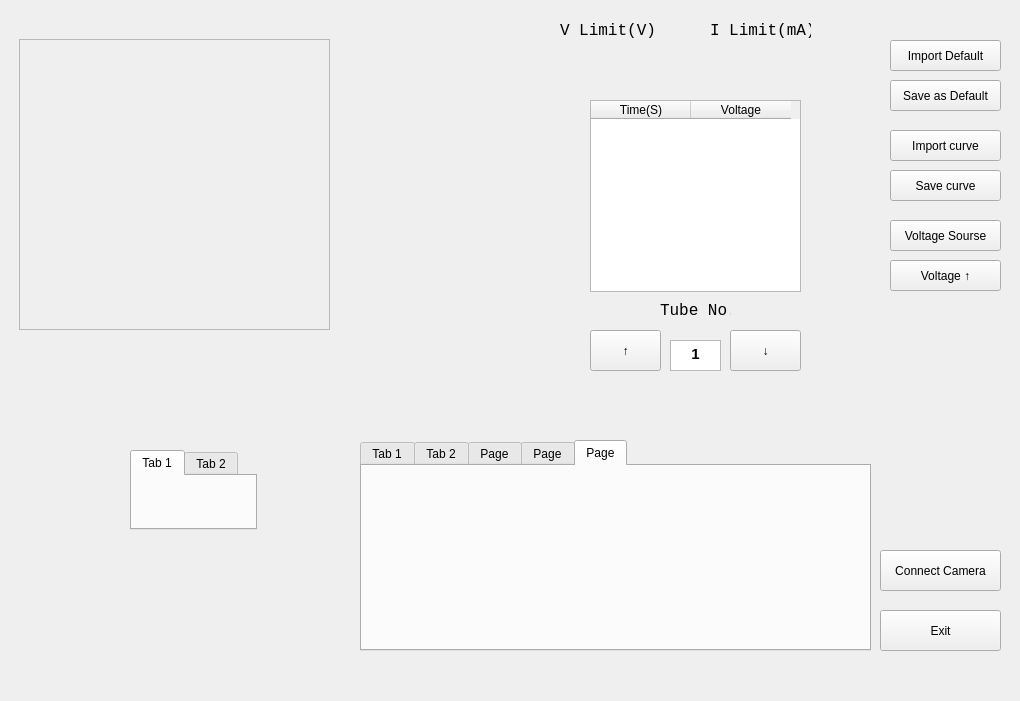
<?xml version="1.0" encoding="UTF-8"?>
<ui version="4.0">
 <class>Form</class>
 <widget class="QWidget" name="Form">
  <property name="geometry">
   <rect>
    <x>0</x>
    <y>0</y>
    <width>1020</width>
    <height>701</height>
   </rect>
  </property>
  <property name="windowTitle">
   <string>Form</string>
  </property>
  <widget class="QFrame" name="V">
   <property name="geometry">
    <rect>
     <x>19</x>
     <y>39</y>
     <width>311</width>
     <height>291</height>
    </rect>
   </property>
   <property name="frameShape">
    <enum>QFrame::StyledPanel</enum>
   </property>
   <property name="frameShadow">
    <enum>QFrame::Raised</enum>
   </property>
  </widget>
  <widget class="QWidget" name="verticalLayoutWidget">
   <property name="geometry">
    <rect>
     <x>560</x>
     <y>50</y>
     <width>131</width>
     <height>41</height>
    </rect>
   </property>
   <layout class="QVBoxLayout" name="verticalLayout"/>
  </widget>
  <widget class="QWidget" name="verticalLayoutWidget_2">
   <property name="geometry">
    <rect>
     <x>710</x>
     <y>50</y>
     <width>131</width>
     <height>41</height>
    </rect>
   </property>
   <layout class="QVBoxLayout" name="verticalLayout_2"/>
  </widget>
  <widget class="QTabWidget" name="tabWidget">
   <property name="geometry">
    <rect>
     <x>360</x>
     <y>440</y>
     <width>511</width>
     <height>211</height>
    </rect>
   </property>
   <property name="currentIndex">
    <number>4</number>
   </property>
   <widget class="QWidget" name="tab">
    <attribute name="title">
     <string>Tab 1</string>
    </attribute>
   </widget>
   <widget class="QWidget" name="tab_2">
    <attribute name="title">
     <string>Tab 2</string>
    </attribute>
   </widget>
   <widget class="QWidget" name="tab_3">
    <attribute name="title">
     <string>Page</string>
    </attribute>
   </widget>
   <widget class="QWidget" name="tab_4">
    <attribute name="title">
     <string>Page</string>
    </attribute>
   </widget>
   <widget class="QWidget" name="tab_5">
    <attribute name="title">
     <string>Page</string>
    </attribute>
   </widget>
  </widget>
  <widget class="QToolButton" name="toolButton">
   <property name="geometry">
    <rect>
     <x>890</x>
     <y>40</y>
     <width>111</width>
     <height>31</height>
    </rect>
   </property>
   <property name="text">
    <string>Import Default</string>
   </property>
  </widget>
  <widget class="QToolButton" name="toolButton_2">
   <property name="geometry">
    <rect>
     <x>890</x>
     <y>80</y>
     <width>111</width>
     <height>31</height>
    </rect>
   </property>
   <property name="text">
    <string>Save as Default</string>
   </property>
  </widget>
  <widget class="QToolButton" name="toolButton_3">
   <property name="geometry">
    <rect>
     <x>890</x>
     <y>130</y>
     <width>111</width>
     <height>31</height>
    </rect>
   </property>
   <property name="text">
    <string>Import curve</string>
   </property>
  </widget>
  <widget class="QToolButton" name="toolButton_4">
   <property name="geometry">
    <rect>
     <x>890</x>
     <y>170</y>
     <width>111</width>
     <height>31</height>
    </rect>
   </property>
   <property name="text">
    <string>Save curve</string>
   </property>
  </widget>
  <widget class="QToolButton" name="toolButton_5">
   <property name="geometry">
    <rect>
     <x>890</x>
     <y>220</y>
     <width>111</width>
     <height>31</height>
    </rect>
   </property>
   <property name="text">
    <string>Voltage Sourse</string>
   </property>
  </widget>
  <widget class="QToolButton" name="toolButton_6">
   <property name="geometry">
    <rect>
     <x>890</x>
     <y>260</y>
     <width>111</width>
     <height>31</height>
    </rect>
   </property>
   <property name="text">
    <string>Voltage ↑</string>
   </property>
  </widget>
  <widget class="QLabel" name="label">
   <property name="geometry">
    <rect>
     <x>710</x>
     <y>20</y>
     <width>101</width>
     <height>21</height>
    </rect>
   </property>
   <property name="minimumSize">
    <size>
     <width>0</width>
     <height>21</height>
    </size>
   </property>
   <property name="font">
    <font>
     <family>Consolas</family>
     <pointsize>12</pointsize>
    </font>
   </property>
   <property name="text">
    <string>I Limit(mA)</string>
   </property>
  </widget>
  <widget class="QLabel" name="label_2">
   <property name="geometry">
    <rect>
     <x>560</x>
     <y>20</y>
     <width>101</width>
     <height>21</height>
    </rect>
   </property>
   <property name="minimumSize">
    <size>
     <width>0</width>
     <height>21</height>
    </size>
   </property>
   <property name="font">
    <font>
     <family>Consolas</family>
     <pointsize>12</pointsize>
    </font>
   </property>
   <property name="text">
    <string>V Limit(V)</string>
   </property>
  </widget>
  <widget class="QTableWidget" name="tableWidget">
   <property name="geometry">
    <rect>
     <x>590</x>
     <y>100</y>
     <width>211</width>
     <height>192</height>
    </rect>
   </property>
   <column>
    <property name="text">
     <string>Time(S)</string>
    </property>
   </column>
   <column>
    <property name="text">
     <string>Voltage</string>
    </property>
   </column>
  </widget>
  <widget class="QToolButton" name="toolButton_7">
   <property name="geometry">
    <rect>
     <x>590</x>
     <y>330</y>
     <width>71</width>
     <height>41</height>
    </rect>
   </property>
   <property name="text">
    <string>↑</string>
   </property>
  </widget>
  <widget class="QLabel" name="label_3">
   <property name="geometry">
    <rect>
     <x>660</x>
     <y>300</y>
     <width>71</width>
     <height>21</height>
    </rect>
   </property>
   <property name="minimumSize">
    <size>
     <width>0</width>
     <height>21</height>
    </size>
   </property>
   <property name="font">
    <font>
     <family>Consolas</family>
     <pointsize>12</pointsize>
     <italic>false</italic>
     <underline>false</underline>
    </font>
   </property>
   <property name="tabletTracking">
    <bool>false</bool>
   </property>
   <property name="text">
    <string>Tube No.</string>
   </property>
  </widget>
  <widget class="QToolButton" name="toolButton_8">
   <property name="geometry">
    <rect>
     <x>730</x>
     <y>330</y>
     <width>71</width>
     <height>41</height>
    </rect>
   </property>
   <property name="text">
    <string>↓</string>
   </property>
  </widget>
  <widget class="QTextBrowser" name="textBrowser">
   <property name="geometry">
    <rect>
     <x>670</x>
     <y>340</y>
     <width>51</width>
     <height>31</height>
    </rect>
   </property>
   <property name="html">
    <string>&lt;!DOCTYPE HTML PUBLIC &quot;-//W3C//DTD HTML 4.0//EN&quot; &quot;http://www.w3.org/TR/REC-html40/strict.dtd&quot;&gt;
&lt;html&gt;&lt;head&gt;&lt;meta name=&quot;qrichtext&quot; content=&quot;1&quot; /&gt;&lt;style type=&quot;text/css&quot;&gt;
p, li { white-space: pre-wrap; }
&lt;/style&gt;&lt;/head&gt;&lt;body style=&quot; font-family:'Ubuntu'; font-size:11pt; font-weight:400; font-style:normal;&quot;&gt;
&lt;p align=&quot;center&quot; style=&quot; margin-top:0px; margin-bottom:0px; margin-left:0px; margin-right:0px; -qt-block-indent:0; text-indent:0px;&quot;&gt;&lt;span style=&quot; font-family:'Sans Serif'; font-weight:600;&quot;&gt;1&lt;/span&gt;&lt;/p&gt;&lt;/body&gt;&lt;/html&gt;</string>
   </property>
  </widget>
  <widget class="QToolButton" name="toolButton_9">
   <property name="geometry">
    <rect>
     <x>880</x>
     <y>550</y>
     <width>121</width>
     <height>41</height>
    </rect>
   </property>
   <property name="text">
    <string>Connect Camera</string>
   </property>
  </widget>
  <widget class="QToolButton" name="toolButton_10">
   <property name="geometry">
    <rect>
     <x>880</x>
     <y>610</y>
     <width>121</width>
     <height>41</height>
    </rect>
   </property>
   <property name="text">
    <string>Exit</string>
   </property>
  </widget>
  <widget class="QTabWidget" name="tabWidget_2">
   <property name="geometry">
    <rect>
     <x>130</x>
     <y>450</y>
     <width>127</width>
     <height>80</height>
    </rect>
   </property>
   <property name="currentIndex">
    <number>0</number>
   </property>
   <widget class="QWidget" name="tab_6">
    <attribute name="title">
     <string>Tab 1</string>
    </attribute>
   </widget>
   <widget class="QWidget" name="tab_7">
    <attribute name="title">
     <string>Tab 2</string>
    </attribute>
   </widget>
  </widget>
 </widget>
 <resources/>
 <connections/>
</ui>
